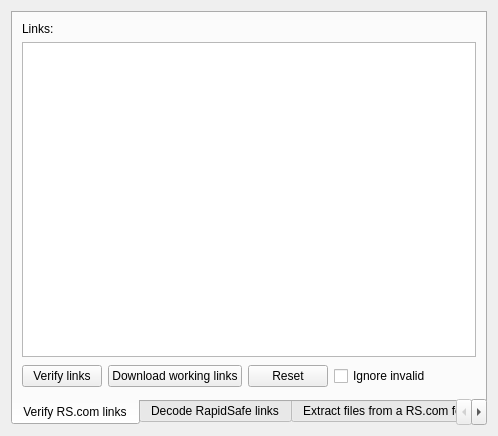
<ui version="4.0" >
 <class>RapidTools</class>
 <widget class="QWidget" name="RapidTools" >
  <property name="geometry" >
   <rect>
    <x>0</x>
    <y>0</y>
    <width>498</width>
    <height>436</height>
   </rect>
  </property>
  <layout class="QGridLayout" >
   <item row="0" column="0" >
    <widget class="QTabWidget" name="tabWidget" >
     <property name="tabPosition" >
      <enum>QTabWidget::South</enum>
     </property>
     <property name="currentIndex" >
      <number>0</number>
     </property>
     <widget class="QWidget" name="tab" >
      <property name="geometry" >
       <rect>
        <x>0</x>
        <y>0</y>
        <width>476</width>
        <height>390</height>
       </rect>
      </property>
      <attribute name="title" >
       <string>Verify RS.com links</string>
      </attribute>
      <layout class="QGridLayout" >
       <item row="0" column="0" >
        <widget class="QLabel" name="label" >
         <property name="text" >
          <string>Links:</string>
         </property>
        </widget>
       </item>
       <item row="1" column="0" colspan="5" >
        <widget class="QTextEdit" name="textLinks" >
         <property name="acceptRichText" >
          <bool>false</bool>
         </property>
        </widget>
       </item>
       <item row="2" column="0" >
        <widget class="QPushButton" name="pushCheck" >
         <property name="text" >
          <string>Verify links</string>
         </property>
        </widget>
       </item>
       <item row="2" column="1" >
        <widget class="QPushButton" name="pushDownload" >
         <property name="text" >
          <string>Download working links</string>
         </property>
        </widget>
       </item>
       <item row="2" column="2" >
        <widget class="QPushButton" name="pushReset" >
         <property name="text" >
          <string>Reset</string>
         </property>
        </widget>
       </item>
       <item row="2" column="4" >
        <spacer>
         <property name="orientation" >
          <enum>Qt::Horizontal</enum>
         </property>
         <property name="sizeHint" stdset="0" >
          <size>
           <width>111</width>
           <height>27</height>
          </size>
         </property>
        </spacer>
       </item>
       <item row="2" column="3" >
        <widget class="QCheckBox" name="checkIgnoreInvalid" >
         <property name="text" >
          <string>Ignore invalid</string>
         </property>
        </widget>
       </item>
      </layout>
     </widget>
     <widget class="QWidget" name="tab_2" >
      <property name="geometry" >
       <rect>
        <x>0</x>
        <y>0</y>
        <width>100</width>
        <height>30</height>
       </rect>
      </property>
      <attribute name="title" >
       <string>Decode RapidSafe links</string>
      </attribute>
      <layout class="QGridLayout" >
       <item row="0" column="0" colspan="2" >
        <widget class="QLabel" name="label_2" >
         <property name="text" >
          <string>Enter RapidSafe/RapidSave links:</string>
         </property>
        </widget>
       </item>
       <item row="1" column="0" colspan="3" >
        <widget class="QTextEdit" name="textLinksSrc" >
         <property name="acceptRichText" >
          <bool>false</bool>
         </property>
        </widget>
       </item>
       <item row="2" column="0" colspan="2" >
        <widget class="QLabel" name="label_3" >
         <property name="text" >
          <string>Decoded links:</string>
         </property>
        </widget>
       </item>
       <item row="3" column="0" colspan="3" >
        <widget class="QTextEdit" name="textLinksDst" >
         <property name="readOnly" >
          <bool>true</bool>
         </property>
         <property name="acceptRichText" >
          <bool>false</bool>
         </property>
        </widget>
       </item>
       <item row="4" column="0" >
        <widget class="QPushButton" name="pushDecode" >
         <property name="text" >
          <string>Decode</string>
         </property>
        </widget>
       </item>
       <item row="4" column="1" >
        <widget class="QPushButton" name="pushDownload2" >
         <property name="text" >
          <string>Download decoded</string>
         </property>
        </widget>
       </item>
       <item row="4" column="2" >
        <spacer>
         <property name="orientation" >
          <enum>Qt::Horizontal</enum>
         </property>
         <property name="sizeHint" stdset="0" >
          <size>
           <width>251</width>
           <height>20</height>
          </size>
         </property>
        </spacer>
       </item>
      </layout>
     </widget>
     <widget class="QWidget" name="tab_3" >
      <property name="geometry" >
       <rect>
        <x>0</x>
        <y>0</y>
        <width>100</width>
        <height>30</height>
       </rect>
      </property>
      <attribute name="title" >
       <string>Extract files from a RS.com folder</string>
      </attribute>
      <layout class="QGridLayout" >
       <item row="0" column="0" >
        <widget class="QLabel" name="label_4" >
         <property name="text" >
          <string>RS.com folder URL:</string>
         </property>
        </widget>
       </item>
       <item row="0" column="1" colspan="2" >
        <widget class="QLineEdit" name="lineURL" />
       </item>
       <item row="0" column="3" >
        <widget class="QPushButton" name="pushExtract" >
         <property name="text" >
          <string>Extract</string>
         </property>
         <property name="autoDefault" >
          <bool>true</bool>
         </property>
         <property name="default" >
          <bool>true</bool>
         </property>
        </widget>
       </item>
       <item row="1" column="0" colspan="4" >
        <widget class="QTextEdit" name="textFolderContents" >
         <property name="readOnly" >
          <bool>true</bool>
         </property>
         <property name="acceptRichText" >
          <bool>false</bool>
         </property>
        </widget>
       </item>
       <item row="2" column="0" colspan="2" >
        <widget class="QPushButton" name="pushDownloadFolder" >
         <property name="text" >
          <string>Download extracted</string>
         </property>
        </widget>
       </item>
       <item row="2" column="2" >
        <spacer>
         <property name="orientation" >
          <enum>Qt::Horizontal</enum>
         </property>
         <property name="sizeHint" stdset="0" >
          <size>
           <width>40</width>
           <height>20</height>
          </size>
         </property>
        </spacer>
       </item>
      </layout>
     </widget>
    </widget>
   </item>
  </layout>
 </widget>
 <resources/>
 <connections>
  <connection>
   <sender>lineURL</sender>
   <signal>returnPressed()</signal>
   <receiver>pushExtract</receiver>
   <slot>animateClick()</slot>
   <hints>
    <hint type="sourcelabel" >
     <x>221</x>
     <y>38</y>
    </hint>
    <hint type="destinationlabel" >
     <x>477</x>
     <y>41</y>
    </hint>
   </hints>
  </connection>
 </connections>
</ui>
